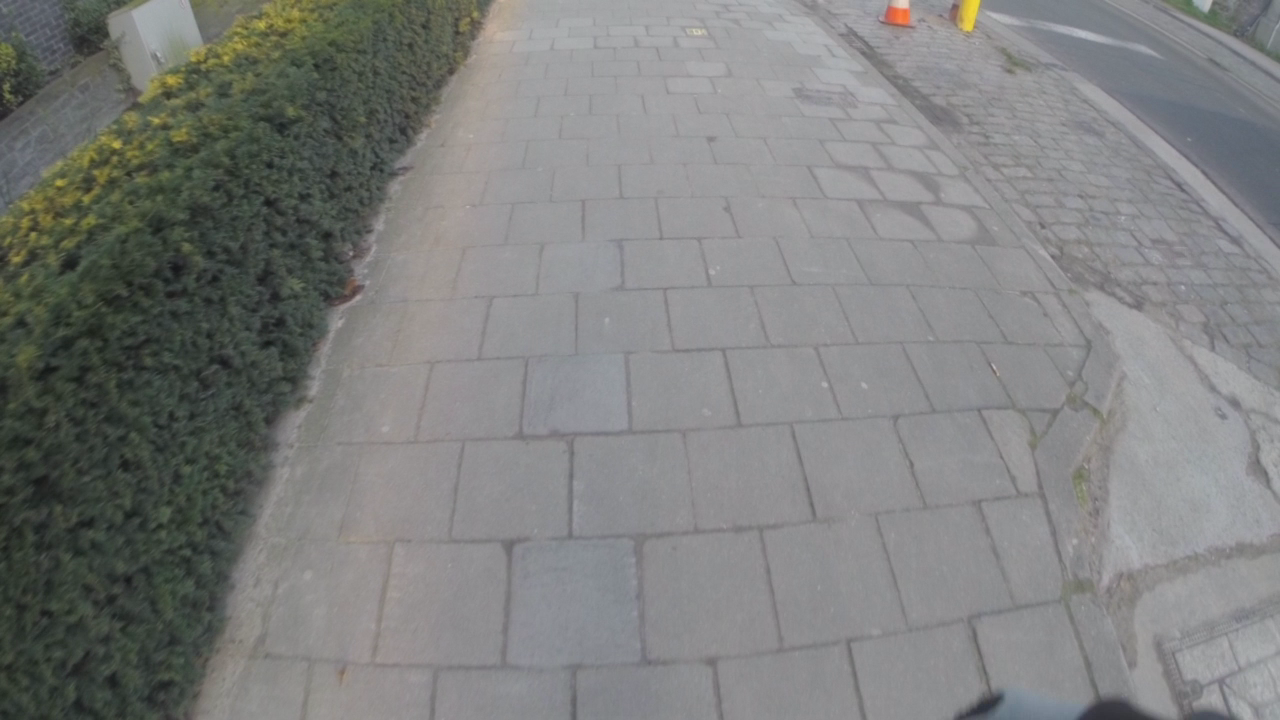
//> input picture Detectors/VoetpadTegelDetector1/tegel3_1.png, 1280 x 720 px
$ ./main tegel3_1.png tegel3_2.png   (built with g++ and OpenCV 4)
//> lines starting //> are read from the running program, lines starting //| are printed output that depends on the picture; after the words box and inside, x2 and y2 are one past the last pixel; in counts of white or black regions, pixels touching at a corner belong together
#include <opencv2/opencv.hpp>

#include <fstream>
#include <vector>

int main(int argc, char** argv) {

    //threshold values
    const int DX = 300, DY = 100;
    const int HOUGHLINESTHRESHOLD = 375;
    const int POSITIONTHRESHOLD = 5;
    const int TILEDIST = 75;
    const int TILEDISTTHRESHOLD = 15;

    //read image
    cv::Mat src = cv::imread(argv[1]);
//> src is the input picture: 720 rows x 1280 cols, CV_8UC3; mean B, G, R 125.8, 127.1, 125.9

    //transform image
    cv::Mat transformationMatrix = (cv::Mat_<float>(3, 3) << 1.942573224833244, 1.856642874874286, -660.9095655794609,
                                    -0.1277720821771055, 3.49452191344536, -74.85814843188734,
                                    -0.0001991185697340266, 0.003015718375164935, 1);

    cv::warpPerspective(src, src, transformationMatrix, src.size());
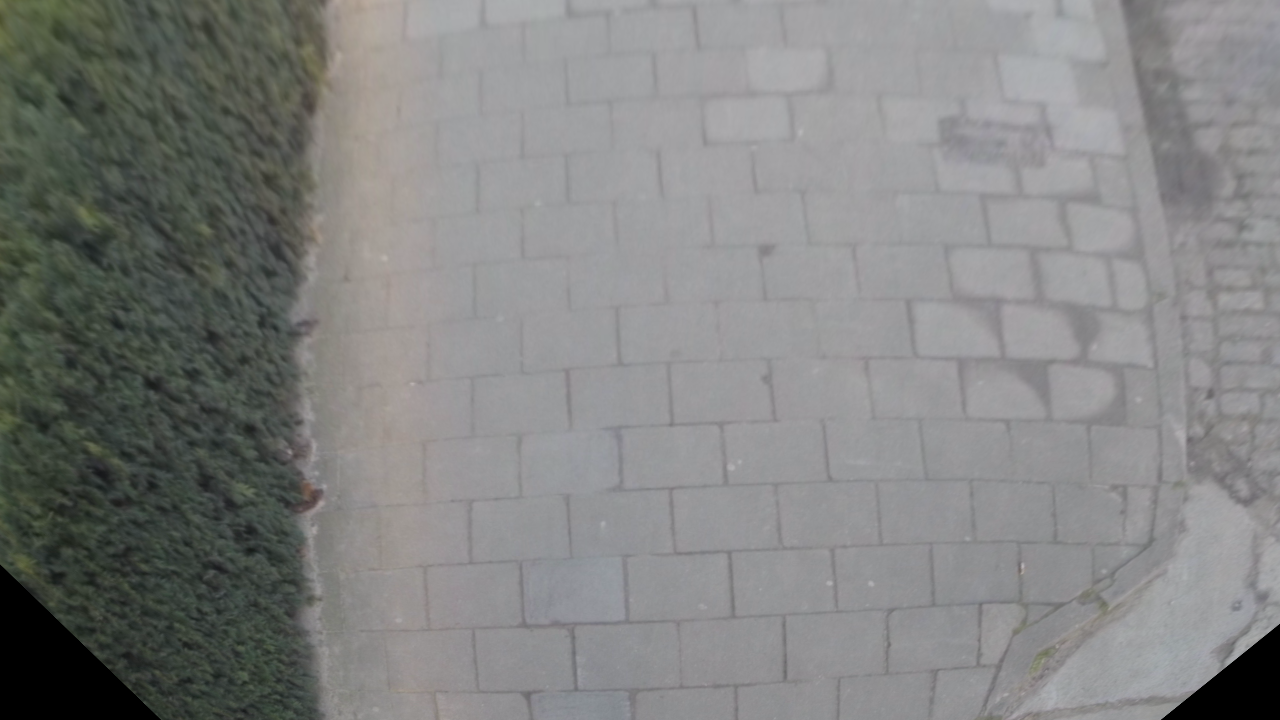
//> src: 720 rows x 1280 cols, CV_8UC3; mean B, G, R 129.4, 130.5, 129.6

    //take region-of-interest
    cv::Mat roi(src, cv::Rect(DX, DY, src.cols - DX * 2, src.rows - DY * 2));
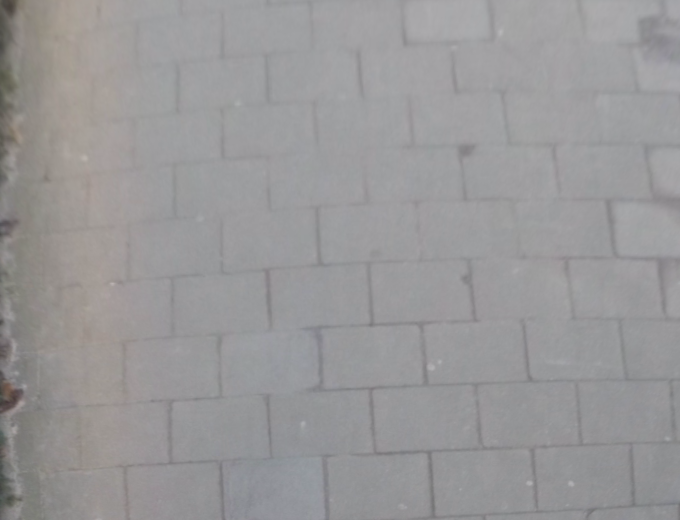
//> roi: 520 rows x 680 cols, CV_8UC3; mean B, G, R 152.7, 151.8, 152.9

    //convert bgr to gray
    cv::Mat roiGray;
    cv::cvtColor(roi, roiGray, CV_BGR2GRAY);

    //blur, smooth, ...
    cv::GaussianBlur(roiGray, roiGray, cv::Size(3, 3), 0);
    cv::adaptiveThreshold(roiGray, roiGray, 255, CV_ADAPTIVE_THRESH_MEAN_C, CV_THRESH_BINARY, 75, 2);
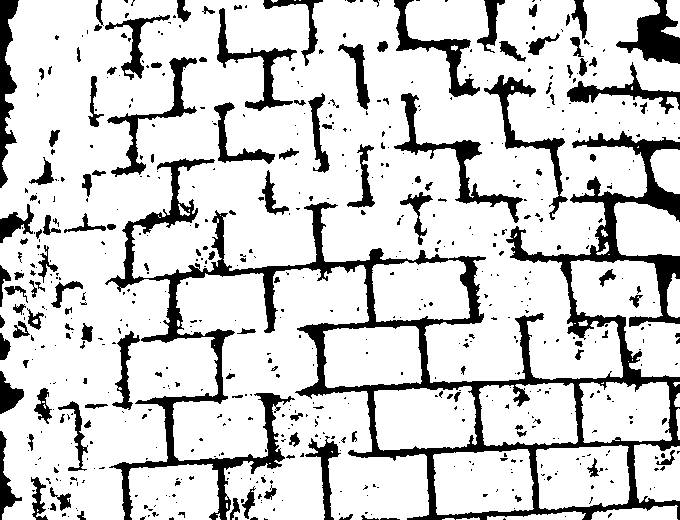
//> roiGray: 520 rows x 680 cols, CV_8UC1; 81.8% white; 632 black regions (497 under 20 px), largest, box (x1, y1, x2, y2) and area: (105, 131, 680, 520) 30468, (394, 93, 523, 223) 2119, (616, 0, 680, 64) 1918

    //black becomes white, white becomes black
    cv::bitwise_not(roiGray, roiGray);

    //detect hough lines
    std::vector<cv::Vec2f> lines;
    cv::HoughLines(roiGray, lines, 1, CV_PI / 180, HOUGHLINESTHRESHOLD, 0, 0);
//> lines = 9 lines (rho, theta): [409, 1.52], [473, 1.52], [466, 1.54], [0, 0], [401, 1.54], [288, 1.5], [392, 1.55], [283, 1.52], [276, 1.54]

    //get the y-coordinate
    std::vector<int> positions;
    for(unsigned int i = 0; i < lines.size(); ++i) {
        float rho = lines[i][0], theta = lines[i][1];

        //detect almost horizontal lines only
        if((theta > 1.44f && theta < 1.69f)) {
            double b = std::sin(theta);
            double y = b * rho;

            positions.push_back(y);
        }
    }
//> this loop made 9 passes
//> (rho, theta, b, y) on passes 1, 2, 3, 5, 6, 7, 8, 9: (409, 1.52, 0.999, 408.4), (473, 1.52, 0.999, 472.4), (466, 1.54, 0.999, 465.7), (401, 1.54, 0.999, 400.8), (288, 1.5, 0.998, 287.3), (392, 1.55, 1, 391.9), (283, 1.52, 0.999, 282.6), (276, 1.54, 0.999, 275.8)

    //calculate distance
    std::sort(positions.begin(), positions.end());
//> positions = [275, 282, 287, 391, 400, 408, 465, 472]

    std::vector<int> hDist;
    for(int i = 1; i < positions.size(); ++i) {
        for(int j = 0; j < i; ++j) {
            int d = positions[i] - positions[j];
            if(d > POSITIONTHRESHOLD && std::abs(TILEDIST - d) < TILEDISTTHRESHOLD) {
                hDist.push_back(d);
            }
        }
    }
//> this loop made 7 passes
//> after the loop, hDist = [74, 65, 81, 72, 64]

    int dist = -1;
    if(!hDist.empty()) {
        int avgDist = 0;
        for(int i = 0; i < hDist.size(); ++i) {
            avgDist += hDist[i];
        }
//> this loop made 5 passes
//> avgDist on passes 1 to 5: 74, 139, 220, 292, 356
//> after the loop, avgDist = 356

        dist = avgDist / hDist.size();
//> dist = 71
    }

    //write out data to dataFile
    std::ofstream dataFile;
    dataFile.open(argv[2]);

    std::ostringstream featurevector;
    featurevector << 0 << " ";
    featurevector << 1 << ":" << dist;

    dataFile << featurevector.str();
    dataFile << std::endl;

    dataFile.close();

    return 0;
}

$ run again, on Detectors/VoetpadTegelDetector1/tegel3_3.png
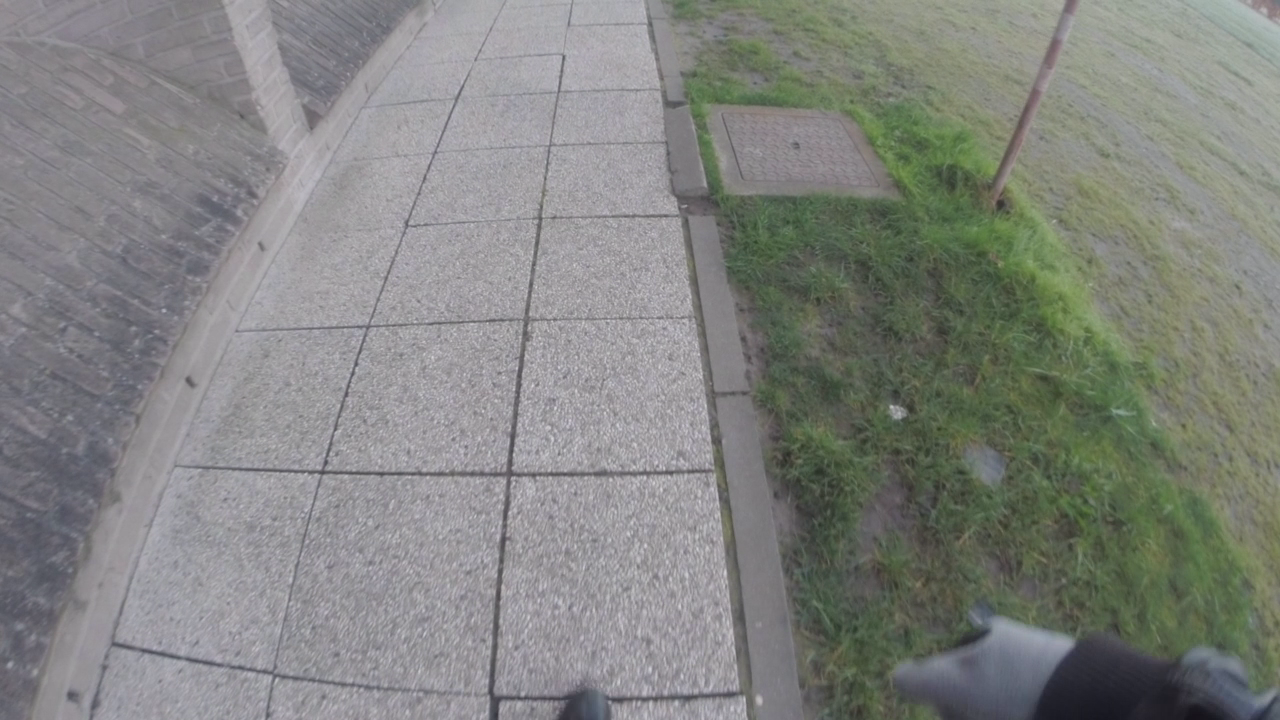
//> input picture Detectors/VoetpadTegelDetector1/tegel3_3.png, 1280 x 720 px
//> src is the input picture: 720 rows x 1280 cols, CV_8UC3; mean B, G, R 127.7, 131.6, 129.7
//> `cv::Mat roi(src, cv::Rect(DX, DY, src.cols - DX * 2, src.rows - DY * 2..`:
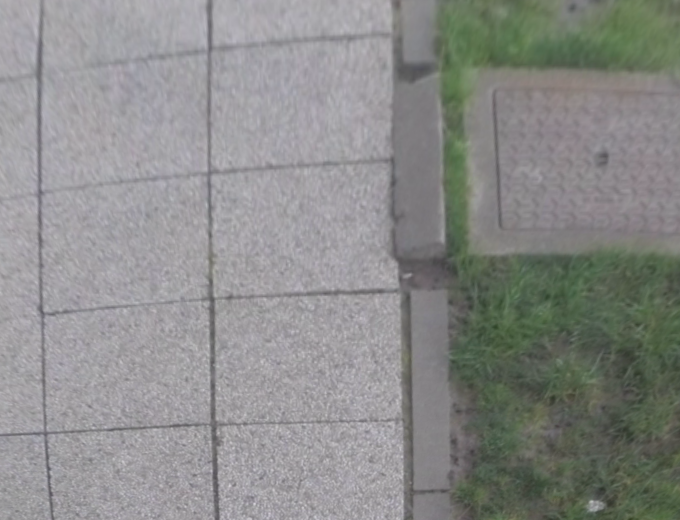
//> roi: 520 rows x 680 cols, CV_8UC3; mean B, G, R 137.8, 139.6, 138.7
//> `cv::adaptiveThreshold(roiGray, roiGray, 255, CV_ADAPTIVE_THRESH_MEAN_C..`:
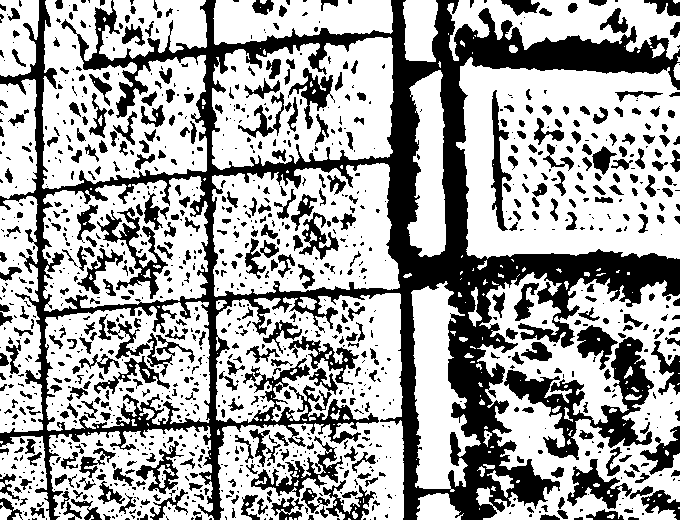
//> roiGray: 520 rows x 680 cols, CV_8UC1; 64.4% white; 1205 black regions (735 under 20 px), largest, box (x1, y1, x2, y2) and area: (0, 0, 680, 520) 70049, (504, 337, 654, 460) 5444, (97, 207, 168, 299) 1566
//> lines = 183 lines (rho, theta), first 12: [316, 1.48], [313, 1.5], [310, 1.52], [-392, 3.11], [-396, 3.12], [-207, 3.12], [-402, 3.12], [-439, 3.07], [404, 0], [-437, 3.07], [-445, 3.09], [-110, 2.36]
//> the loop `for(unsigned int i = 0; i < lines.size(); ++i)` made 183 passes
//> (rho, theta, b, y) on passes 1, 2, 3, 14, 25, 29, 32, 34: (316, 1.48, 0.996, 314.8), (313, 1.5, 0.998, 312.2), (310, 1.52, 0.999, 309.6), (433, 1.54, 0.999, 432.7), (436, 1.52, 0.999, 435.4), (192, 1.48, 0.996, 191.3), (326, 1.47, 0.995, 324.2), (303, 1.54, 0.999, 302.8)
//> after the loop `for(unsigned int i = 0; i < lines.size(); ++i)`: positions = 60 values, max 435 at index 4, min 13 at index 50, mean 182.3
//> `std::sort(positions.begin(), positions.end());`: positions = 60 values from 13 to 435
//> the loop `for(int i = 1; i < positions.size(); ++i)` made 59 passes
//> after the loop `for(int i = 1; i < positions.size(); ++i)`: hDist = 142 values, max 89 at index 7, min 61 at index 3, mean 73.45
//> the loop `for(int i = 0; i < hDist.size(); ++i)` made 142 passes
//> avgDist on passes 1 to 8: 62, 125, 189, 250, 316, 379, 440, 529
//> after the loop `for(int i = 0; i < hDist.size(); ++i)`: avgDist = 10430
//> dist = 73

$ run again, on Detectors/VoetpadTegelDetector1/tegel3_4.png
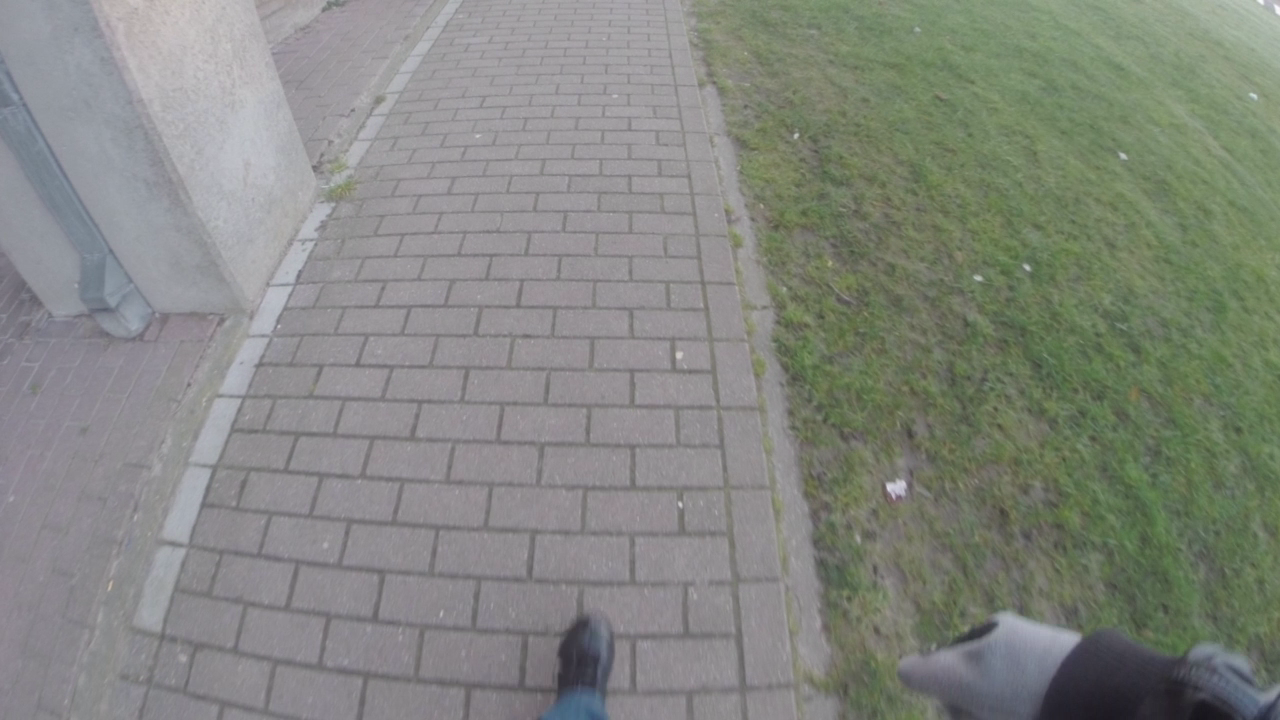
//> input picture Detectors/VoetpadTegelDetector1/tegel3_4.png, 1280 x 720 px
//> src is the input picture: 720 rows x 1280 cols, CV_8UC3; mean B, G, R 127.9, 134.6, 131.5
//> `cv::Mat roi(src, cv::Rect(DX, DY, src.cols - DX * 2, src.rows - DY * 2..`:
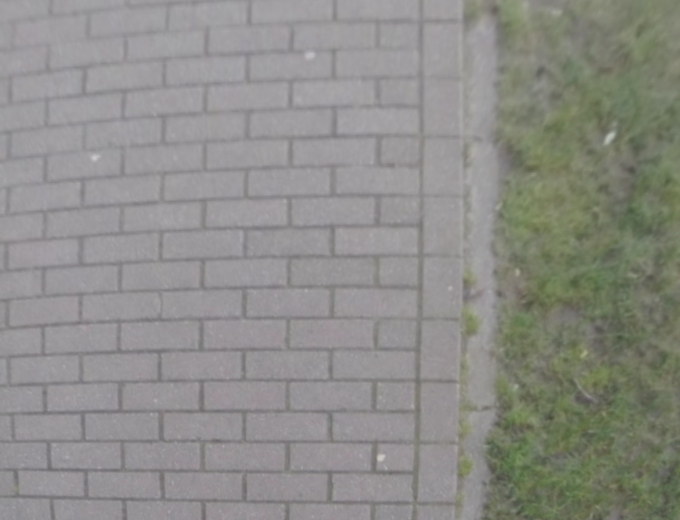
//> roi: 520 rows x 680 cols, CV_8UC3; mean B, G, R 136.6, 141.1, 141.5
//> `cv::adaptiveThreshold(roiGray, roiGray, 255, CV_ADAPTIVE_THRESH_MEAN_C..`:
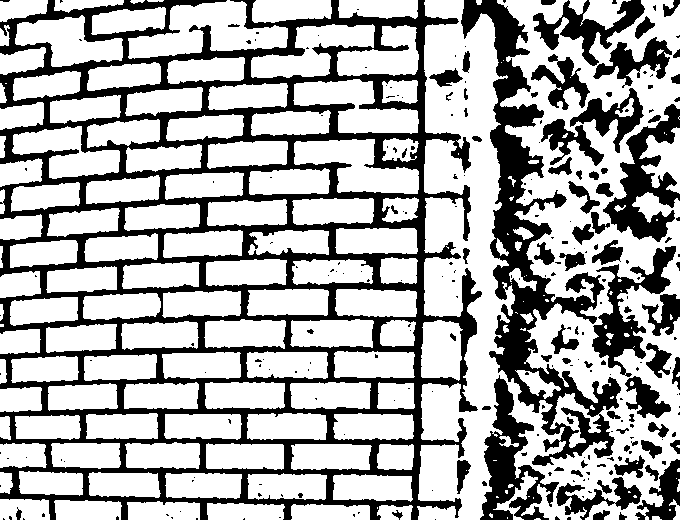
//> roiGray: 520 rows x 680 cols, CV_8UC1; 68.1% white; 251 black regions (174 under 20 px), largest, box (x1, y1, x2, y2) and area: (0, 0, 482, 520) 64207, (461, 0, 621, 466) 17021, (480, 375, 559, 520) 4389
//> lines = 101 lines (rho, theta), first 12: [495, 1.59], [442, 1.57], [355, 1.55], [470, 1.57], [412, 1.57], [422, 0.02], [415, 1.55], [381, 1.57], [297, 1.54], [385, 1.55], [293, 1.55], [324, 1.55]
//> the loop `for(unsigned int i = 0; i < lines.size(); ++i)` made 101 passes
//> (rho, theta, b, y) on passes 1, 2, 3, 4, 5, 7, 8, 9: (495, 1.59, 1, 494.9), (442, 1.57, 1, 442), (355, 1.55, 1, 354.9), (470, 1.57, 1, 470), (412, 1.57, 1, 412), (415, 1.55, 1, 414.9), (381, 1.57, 1, 381), (297, 1.54, 0.999, 296.8)
//> positions = 62 values from 35 to 501
//> the loop `for(int i = 1; i < positions.size(); ++i)` made 61 passes
//> after the loop `for(int i = 1; i < positions.size(); ++i)`: hDist = 214 values, max 89 at index 3, min 61 at index 73, mean 76.69
//> the loop `for(int i = 0; i < hDist.size(); ++i)` made 214 passes
//> avgDist on passes 1 to 3: 64, 131, 193
//> after the loop `for(int i = 0; i < hDist.size(); ++i)`: avgDist = 16412
//> dist = 76
